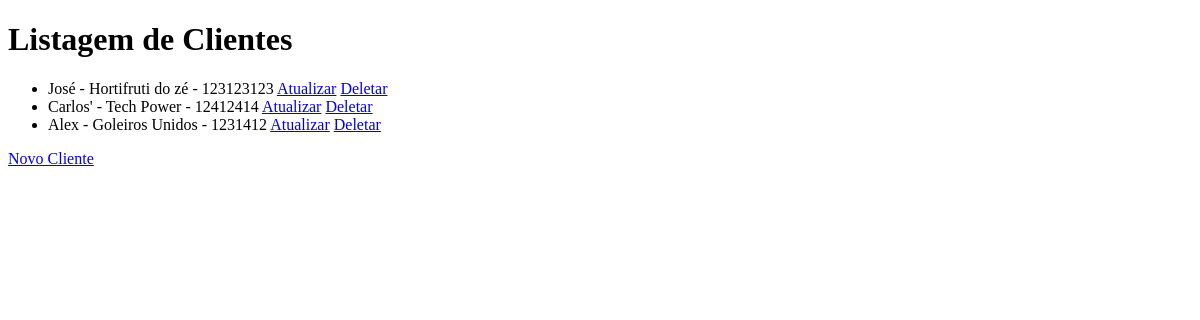
The app's page /, older data.
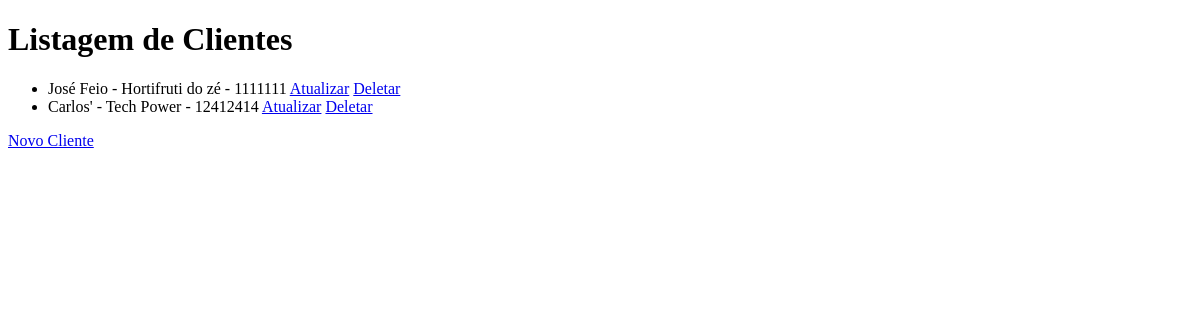
The same page, newer data.
### fazenda/models.py (models this page shows, shortened)
class Cliente(models.Model):
    nome = models.CharField(max_length=100)
    empresa = models.CharField(max_length=100, blank=True, null=True)
    telefone = models.CharField(max_length=20)

### fazenda/views.py (the view)
# urls.py: path("", views.listar_clientes, name="listar_clientes"),
def listar_clientes(request):
    clientes = Cliente.objects.all()  # type: ignore
    return render(request, "listar_clientes.html", {"clientes": clientes})

### fazenda/templates/listar_clientes.html (shortened to what this page needs)
<!DOCTYPE html>
<html>
<head>
</head>
<body>
    <h1>Listagem de Clientes</h1>
    <ul>
    {% for cliente in clientes %}
        <li>
            {{ cliente.nome }} - {{ cliente.empresa }} - {{ cliente.telefone }}
            <a href="{% url 'atualizar_cliente' cliente.pk %}">Atualizar</a>
            <a href="{% url 'deletar_cliente' cliente.pk %}">Deletar</a>
        </li>
    {% endfor %}
    </ul>
    <a href="{% url 'criar_cliente' %}">Novo Cliente</a>
</body>
</html>

Row changes from the older to the newer data that the page shows:
removed Cliente: nome "Alex", empresa "Goleiros Unidos", telefone "1231412"
changed Cliente "Hortifruti do zé": nome "José" → "José Feio"; telefone "123123123" → "1111111"
